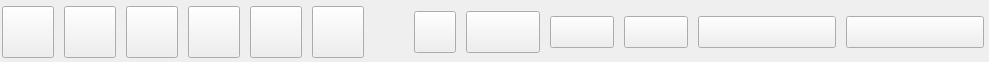
          <widget class="QWidget" name="tbliveSource" native="true">
           <property name="sizePolicy">
            <sizepolicy hsizetype="Expanding" vsizetype="Fixed">
             <horstretch>0</horstretch>
             <verstretch>0</verstretch>
            </sizepolicy>
           </property>
           <property name="minimumSize">
            <size>
             <width>0</width>
             <height>62</height>
            </size>
           </property>
           <property name="maximumSize">
            <size>
             <width>16777215</width>
             <height>62</height>
            </size>
           </property>
           <property name="focusPolicy">
            <enum>Qt::StrongFocus</enum>
           </property>
           <property name="styleSheet">
            <string notr="true"/>
           </property>
           <layout class="QHBoxLayout" name="horizontalLayout_20">
            <property name="spacing">
             <number>10</number>
            </property>
            <property name="leftMargin">
             <number>2</number>
            </property>
            <property name="topMargin">
             <number>2</number>
            </property>
            <property name="rightMargin">
             <number>5</number>
            </property>
            <property name="bottomMargin">
             <number>0</number>
            </property>
            <item>
             <widget class="QToolButton" name="selectBlackMagic">
              <property name="minimumSize">
               <size>
                <width>52</width>
                <height>52</height>
               </size>
              </property>
              <property name="maximumSize">
               <size>
                <width>52</width>
                <height>52</height>
               </size>
              </property>
              <property name="layoutDirection">
               <enum>Qt::LeftToRight</enum>
              </property>
              <property name="iconSize">
               <size>
                <width>34</width>
                <height>30</height>
               </size>
              </property>
              <property name="toolButtonStyle">
               <enum>Qt::ToolButtonTextUnderIcon</enum>
              </property>
              <property name="autoRaise">
               <bool>false</bool>
              </property>
             </widget>
            </item>
            <item>
             <widget class="QToolButton" name="selectCamera">
              <property name="minimumSize">
               <size>
                <width>52</width>
                <height>52</height>
               </size>
              </property>
              <property name="maximumSize">
               <size>
                <width>52</width>
                <height>52</height>
               </size>
              </property>
              <property name="layoutDirection">
               <enum>Qt::LeftToRight</enum>
              </property>
              <property name="iconSize">
               <size>
                <width>34</width>
                <height>30</height>
               </size>
              </property>
              <property name="toolButtonStyle">
               <enum>Qt::ToolButtonTextUnderIcon</enum>
              </property>
              <property name="autoRaise">
               <bool>false</bool>
              </property>
             </widget>
            </item>
            <item>
             <widget class="QToolButton" name="selectLocalVideo">
              <property name="minimumSize">
               <size>
                <width>52</width>
                <height>52</height>
               </size>
              </property>
              <property name="maximumSize">
               <size>
                <width>52</width>
                <height>52</height>
               </size>
              </property>
              <property name="styleSheet">
               <string notr="true"/>
              </property>
              <property name="iconSize">
               <size>
                <width>34</width>
                <height>30</height>
               </size>
              </property>
              <property name="toolButtonStyle">
               <enum>Qt::ToolButtonTextUnderIcon</enum>
              </property>
             </widget>
            </item>
            <item>
             <widget class="QToolButton" name="selectPic">
              <property name="minimumSize">
               <size>
                <width>52</width>
                <height>52</height>
               </size>
              </property>
              <property name="maximumSize">
               <size>
                <width>52</width>
                <height>52</height>
               </size>
              </property>
              <property name="styleSheet">
               <string notr="true"/>
              </property>
              <property name="iconSize">
               <size>
                <width>34</width>
                <height>30</height>
               </size>
              </property>
              <property name="toolButtonStyle">
               <enum>Qt::ToolButtonTextUnderIcon</enum>
              </property>
             </widget>
            </item>
            <item>
             <widget class="QToolButton" name="selectWindow">
              <property name="minimumSize">
               <size>
                <width>52</width>
                <height>52</height>
               </size>
              </property>
              <property name="maximumSize">
               <size>
                <width>52</width>
                <height>52</height>
               </size>
              </property>
              <property name="iconSize">
               <size>
                <width>34</width>
                <height>30</height>
               </size>
              </property>
              <property name="toolButtonStyle">
               <enum>Qt::ToolButtonTextUnderIcon</enum>
              </property>
             </widget>
            </item>
            <item>
             <widget class="QToolButton" name="selectMonitor">
              <property name="minimumSize">
               <size>
                <width>52</width>
                <height>52</height>
               </size>
              </property>
              <property name="maximumSize">
               <size>
                <width>52</width>
                <height>52</height>
               </size>
              </property>
              <property name="iconSize">
               <size>
                <width>34</width>
                <height>30</height>
               </size>
              </property>
              <property name="toolButtonStyle">
               <enum>Qt::ToolButtonTextUnderIcon</enum>
              </property>
             </widget>
            </item>
            <item>
             <spacer name="horizontalSpacer_2">
              <property name="orientation">
               <enum>Qt::Horizontal</enum>
              </property>
              <property name="sizeHint" stdset="0">
               <size>
                <width>40</width>
                <height>20</height>
               </size>
              </property>
             </spacer>
            </item>
            <item>
             <widget class="QPushButton" name="volCtrlBtn">
              <property name="minimumSize">
               <size>
                <width>42</width>
                <height>42</height>
               </size>
              </property>
              <property name="maximumSize">
               <size>
                <width>42</width>
                <height>42</height>
               </size>
              </property>
              <property name="text">
               <string/>
              </property>
             </widget>
            </item>
            <item>
             <widget class="QPushButton" name="stopStreamBtn">
              <property name="minimumSize">
               <size>
                <width>74</width>
                <height>42</height>
               </size>
              </property>
              <property name="maximumSize">
               <size>
                <width>74</width>
                <height>42</height>
               </size>
              </property>
              <property name="font">
               <font>
                <family>微软雅黑</family>
                <pointsize>10</pointsize>
               </font>
              </property>
              <property name="styleSheet">
               <string notr="true"/>
              </property>
              <property name="iconSize">
               <size>
                <width>11</width>
                <height>16</height>
               </size>
              </property>
             </widget>
            </item>
            <item>
             <widget class="QPushButton" name="pauseStreamBtn">
              <property name="minimumSize">
               <size>
                <width>64</width>
                <height>32</height>
               </size>
              </property>
              <property name="maximumSize">
               <size>
                <width>64</width>
                <height>32</height>
               </size>
              </property>
              <property name="font">
               <font>
                <family>微软雅黑</family>
                <pointsize>10</pointsize>
               </font>
              </property>
              <property name="styleSheet">
               <string notr="true"/>
              </property>
              <property name="iconSize">
               <size>
                <width>11</width>
                <height>16</height>
               </size>
              </property>
             </widget>
            </item>
            <item>
             <widget class="QPushButton" name="restartStreamBtn">
              <property name="minimumSize">
               <size>
                <width>64</width>
                <height>32</height>
               </size>
              </property>
              <property name="maximumSize">
               <size>
                <width>64</width>
                <height>32</height>
               </size>
              </property>
              <property name="font">
               <font>
                <family>微软雅黑</family>
                <pointsize>10</pointsize>
               </font>
              </property>
              <property name="styleSheet">
               <string notr="true"/>
              </property>
              <property name="iconSize">
               <size>
                <width>11</width>
                <height>16</height>
               </size>
              </property>
             </widget>
            </item>
            <item>
             <widget class="QPushButton" name="startStreamBtn">
              <property name="minimumSize">
               <size>
                <width>138</width>
                <height>32</height>
               </size>
              </property>
              <property name="maximumSize">
               <size>
                <width>138</width>
                <height>32</height>
               </size>
              </property>
              <property name="font">
               <font>
                <family>微软雅黑</family>
                <pointsize>10</pointsize>
               </font>
              </property>
              <property name="styleSheet">
               <string notr="true"/>
              </property>
              <property name="iconSize">
               <size>
                <width>11</width>
                <height>16</height>
               </size>
              </property>
             </widget>
            </item>
            <item>
             <widget class="QPushButton" name="switchSceneBtn">
              <property name="minimumSize">
               <size>
                <width>138</width>
                <height>32</height>
               </size>
              </property>
              <property name="maximumSize">
               <size>
                <width>138</width>
                <height>32</height>
               </size>
              </property>
              <property name="font">
               <font>
                <family>微软雅黑</family>
                <pointsize>10</pointsize>
               </font>
              </property>
              <property name="styleSheet">
               <string notr="true"/>
              </property>
              <property name="iconSize">
               <size>
                <width>11</width>
                <height>16</height>
               </size>
              </property>
             </widget>
            </item>
           </layout>
          </widget>
